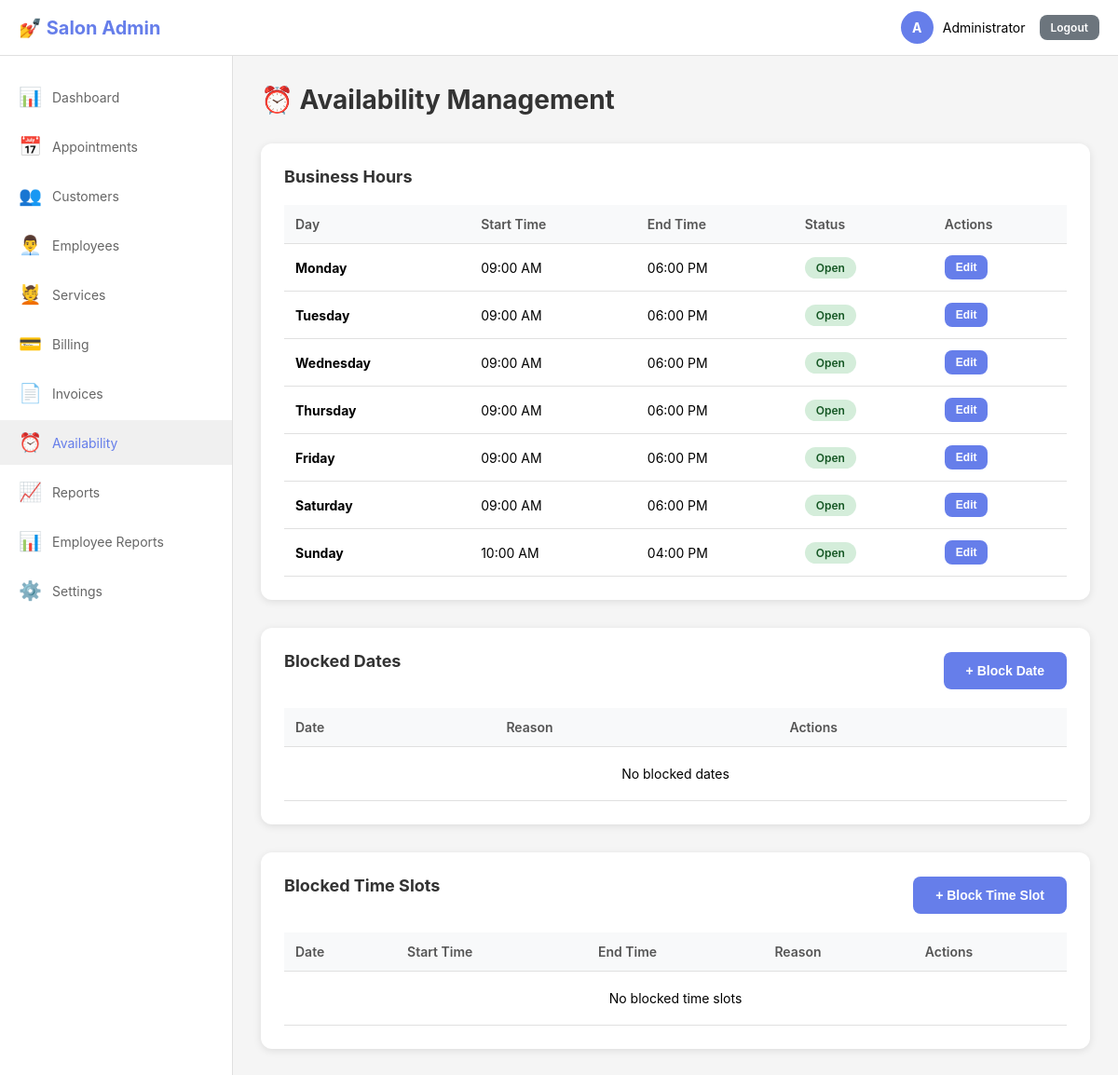
/salon/admin/availability.php (signed in), run on the app's committed database.
### tables this page shows
CREATE TABLE availability (
    id INT AUTO_INCREMENT PRIMARY KEY,
    day_of_week ENUM('Monday','Tuesday','Wednesday','Thursday','Friday','Saturday','Sunday') NOT NULL,
    start_time TIME NOT NULL,
    end_time TIME NOT NULL,
    is_available BOOLEAN DEFAULT TRUE,
    UNIQUE KEY unique_day (day_of_week)
);

### salon/admin/availability.php (the view, shortened to what this page needs)
<?php
require_once '../config.php';
$availability = $conn->query("SELECT * FROM availability ORDER BY FIELD(day_of_week, 'Monday', 'Tuesday', 'Wednesday', 'Thursday', 'Friday', 'Saturday', 'Sunday')");
$blocked_dates = $conn->query("SELECT * FROM blocked_dates WHERE block_date >= CURDATE() ORDER BY block_date ASC");
$blocked_slots = $conn->query("SELECT * FROM blocked_time_slots WHERE block_date >= CURDATE() ORDER BY block_date ASC, start_time ASC");
?>
<!DOCTYPE html>
<html lang="en">
<head>
    <link rel="stylesheet" href="../css/admin.css">
</head>
<body>
    <?php include 'includes/header.php'; ?>
    <div class="admin-container">
        <?php include 'includes/sidebar.php'; ?>
        <main class="admin-content">
            <div class="page-header">
                <h1>⏰ Availability Management</h1>
            </div>
            <div class="dashboard-section">
                <h2>Business Hours</h2>
                <div class="table-responsive">
                    <table class="data-table">
                        <thead>
                            <tr>
                                <th>Day</th>
                                <th>Start Time</th>
                                <th>End Time</th>
                                <th>Status</th>
                                <th>Actions</th>
                            </tr>
                        </thead>
                        <tbody>
                            <?php while ($day = $availability->fetch_assoc()): ?>
                            <tr>
                                <td><strong><?php echo $day['day_of_week']; ?></strong></td>
                                <td><?php echo date('h:i A', strtotime($day['start_time'])); ?></td>
                                <td><?php echo date('h:i A', strtotime($day['end_time'])); ?></td>
                                <td><span class="badge badge-<?php echo $day['is_available'] ? 'active' : 'inactive'; ?>"><?php echo $day['is_available'] ? 'Open' : 'Closed'; ?></span></td>
                                <td>
                                    <button class="btn btn-primary btn-sm" onclick='editHours(<?php echo json_encode($day); ?>)'>Edit</button>
                                </td>
                            </tr>
                            <?php endwhile; ?>
                        </tbody>
                    </table>
                </div>
            </div>
            <div class="dashboard-section" style="margin-top: 30px;">
                <div style="display: flex; justify-content: space-between; align-items: center; margin-bottom: 20px;">
                    <h2>Blocked Dates</h2>
                    <button class="btn btn-primary" onclick="openBlockDateModal()">+ Block Date</button>
                </div>
                <div class="table-responsive">
                    <table class="data-table">
                        <thead>
                            <tr>
                                <th>Date</th>
                                <th>Reason</th>
                                <th>Actions</th>
                            </tr>
                        </thead>
                        <tbody>
                            <?php if ($blocked_dates->num_rows > 0): ?>
                                <?php while ($date = $blocked_dates->fetch_assoc()): ?>
                                <tr>
                                    <td><?php echo format_date($date['block_date']); ?></td>
                                    <td><?php echo $date['reason'] ?: 'N/A'; ?></td>
                                    <td>
                                        <button class="btn btn-danger btn-sm" onclick="unblockDate(<?php echo $date['id']; ?>)">Unblock</button>
                                    </td>
                                </tr>
                                <?php endwhile; ?>
                            <?php else: ?>
                                <tr>
                                    <td colspan="3" style="text-align: center; padding: 20px;">No blocked dates</td>
                                </tr>
                            <?php endif; ?>
                        </tbody>
                    </table>
                </div>
            </div>
            <div class="dashboard-section" style="margin-top: 30px;">
                <div style="display: flex; justify-content: space-between; align-items: center; margin-bottom: 20px;">
                    <h2>Blocked Time Slots</h2>
                    <button class="btn btn-primary" onclick="openBlockTimeModal()">+ Block Time Slot</button>
                </div>
                <div class="table-responsive">
                    <table class="data-table">
                        <thead>
                            <tr>
                                <th>Date</th>
                                <th>Start Time</th>
                                <th>End Time</th>
                                <th>Reason</th>
                                <th>Actions</th>
                            </tr>
                        </thead>
                        <tbody>
                            <?php if ($blocked_slots->num_rows > 0): ?>
                                <?php while ($slot = $blocked_slots->fetch_assoc()): ?>
                                <tr>
                                    <td><?php echo format_date($slot['block_date']); ?></td>
                                    <td><?php echo format_time($slot['start_time']); ?></td>
                                    <td><?php echo format_time($slot['end_time']); ?></td>
                                    <td><?php echo $slot['reason'] ?: 'N/A'; ?></td>
                                    <td>
                                        <button class="btn btn-danger btn-sm" onclick="unblockTimeSlot(<?php echo $slot['id']; ?>)">Unblock</button>
                                    </td>
                                </tr>
                                <?php endwhile; ?>
                            <?php else: ?>
                                <tr>
                                    <td colspan="5" style="text-align: center; padding: 20px;">No blocked time slots</td>
                                </tr>
                            <?php endif; ?>
                        </tbody>
                    </table>
                </div>
            </div>
        </main>
    </div>
</body>
</html>

### salon/admin/includes/header.php (shortened to what this page needs)
<header class="admin-header">
    <div class="admin-header-left">
        <div class="admin-logo">💅 Salon Admin</div>
    </div>
    <div class="admin-header-right">
        <div class="admin-user">
            <div class="admin-user-avatar">
                <?php echo strtoupper(substr($_SESSION['admin_name'], 0, 1)); ?>
            </div>
            <span><?php echo $_SESSION['admin_name']; ?></span>
        </div>
        <a href="logout.php" class="btn btn-secondary btn-sm">Logout</a>
    </div>
</header>

### salon/admin/includes/sidebar.php
<?php
$current_page = basename($_SERVER['PHP_SELF']);
?>
<aside class="admin-sidebar">
    <ul class="sidebar-menu">
        <li>
            <a href="dashboard.php" class="<?php echo $current_page == 'dashboard.php' ? 'active' : ''; ?>">
                <span class="menu-icon">📊</span>
                <span>Dashboard</span>
            </a>
        </li>
        <li>
            <a href="appointments.php" class="<?php echo $current_page == 'appointments.php' ? 'active' : ''; ?>">
                <span class="menu-icon">📅</span>
                <span>Appointments</span>
            </a>
        </li>
        <li>
            <a href="customers.php" class="<?php echo $current_page == 'customers.php' ? 'active' : ''; ?>">
                <span class="menu-icon">👥</span>
                <span>Customers</span>
            </a>
        </li>
        <li>
            <a href="employees.php" class="<?php echo $current_page == 'employees.php' ? 'active' : ''; ?>">
                <span class="menu-icon">👨‍💼</span>
                <span>Employees</span>
            </a>
        </li>
        <li>
            <a href="services.php" class="<?php echo $current_page == 'services.php' ? 'active' : ''; ?>">
                <span class="menu-icon">💆</span>
                <span>Services</span>
            </a>
        </li>
        <li>
            <a href="billing.php" class="<?php echo $current_page == 'billing.php' ? 'active' : ''; ?>">
                <span class="menu-icon">💳</span>
                <span>Billing</span>
            </a>
        </li>
        <li>
            <a href="invoices.php" class="<?php echo $current_page == 'invoices.php' ? 'active' : ''; ?>">
                <span class="menu-icon">📄</span>
                <span>Invoices</span>
            </a>
        </li>
        <li>
            <a href="availability.php" class="<?php echo $current_page == 'availability.php' ? 'active' : ''; ?>">
                <span class="menu-icon">⏰</span>
                <span>Availability</span>
            </a>
        </li>
        <li>
            <a href="reports.php" class="<?php echo $current_page == 'reports.php' ? 'active' : ''; ?>">
                <span class="menu-icon">📈</span>
                <span>Reports</span>
            </a>
        </li>
        <li>
            <a href="employee_reports.php" class="<?php echo $current_page == 'employee_reports.php' ? 'active' : ''; ?>">
                <span class="menu-icon">📊</span>
                <span>Employee Reports</span>
            </a>
        </li>
        <li>
            <a href="settings.php" class="<?php echo $current_page == 'settings.php' ? 'active' : ''; ?>">
                <span class="menu-icon">⚙️</span>
                <span>Settings</span>
            </a>
        </li>
    </ul>
</aside>

### salon/css/admin.css (style rules this page uses)
* { margin: 0; padding: 0; box-sizing: border-box; -webkit-tap-highlight-color: transparent; }
body { font-family: -apple-system, BlinkMacSystemFont, 'Segoe UI', Roboto, sans-serif; font-size: 14px; background: #f5f5f5; }
.admin-header { background: white; border-bottom: 1px solid #e0e0e0; padding: 0 20px; height: 60px; display: flex; align-items: center; justify-content: space-between; position: sticky; top: 0; z-index: 100; }
.admin-header-left { display: flex; align-items: center; gap: 20px; }
.admin-logo { font-size: 20px; font-weight: bold; color: #667eea; }
.admin-header-right { display: flex; align-items: center; gap: 15px; }
.admin-user { display: flex; align-items: center; gap: 10px; }
.admin-user-avatar { width: 35px; height: 35px; border-radius: 50%; background: #667eea; color: white; display: flex; align-items: center; justify-content: center; font-weight: bold; }
.admin-container { display: flex; min-height: calc(100vh - 60px); }
.admin-sidebar { width: 250px; background: white; border-right: 1px solid #e0e0e0; padding: 20px 0; overflow-y: auto; }
.sidebar-menu { list-style: none; }
.sidebar-menu li { margin-bottom: 5px; }
.sidebar-menu a { display: flex; align-items: center; gap: 12px; padding: 12px 20px; color: #666; text-decoration: none; transition: all 0.3s; }
.sidebar-menu a:hover, .sidebar-menu a.active { background: #f0f0f0; color: #667eea; }
.sidebar-menu .menu-icon { font-size: 20px; width: 24px; text-align: center; }
.admin-content { flex: 1; padding: 30px; overflow-x: auto; }
.page-header { margin-bottom: 30px; }
.page-header h1 { font-size: 28px; color: #333; margin-bottom: 5px; }
.dashboard-section { background: white; border-radius: 12px; padding: 25px; box-shadow: 0 2px 8px rgba(0,0,0,0.1); }
.dashboard-section h2 { font-size: 18px; margin-bottom: 20px; color: #333; }
.table-responsive { overflow-x: auto; }
.data-table { width: 100%; border-collapse: collapse; }
.data-table th, .data-table td { padding: 12px; text-align: left; border-bottom: 1px solid #e0e0e0; }
.data-table th { background: #f8f9fa; font-weight: 600; color: #555; }
.badge { display: inline-block; padding: 4px 12px; border-radius: 20px; font-size: 12px; font-weight: 600; }
.badge-active { background: #d4edda; color: #155724; }
.btn { padding: 12px 24px; border: none; border-radius: 8px; font-size: 14px; font-weight: 600; cursor: pointer; transition: all 0.3s; text-decoration: none; display: inline-block; touch-action: manipulation; }
.btn-primary { background: #667eea; color: white; }
.btn-secondary { background: #6c757d; color: white; }
.btn-sm { padding: 6px 12px; font-size: 12px; }

### data on the page
availability: day_of_week "Monday", start_time "09:00 AM", end_time "06:00 PM", is_available "Open"
availability: day_of_week "Tuesday", start_time "09:00 AM", end_time "06:00 PM", is_available "Open"
availability: day_of_week "Wednesday", start_time "09:00 AM", end_time "06:00 PM", is_available "Open"
availability: day_of_week "Thursday", start_time "09:00 AM", end_time "06:00 PM", is_available "Open"
availability: day_of_week "Friday", start_time "09:00 AM", end_time "06:00 PM", is_available "Open"
availability: day_of_week "Saturday", start_time "09:00 AM", end_time "06:00 PM", is_available "Open"
availability: day_of_week "Sunday", start_time "10:00 AM", end_time "04:00 PM", is_available "Open"

### other printed values
substr($_SESSION['admin_name'], 0, 1) "A"
$_SESSION['admin_name'] "Administrator"
